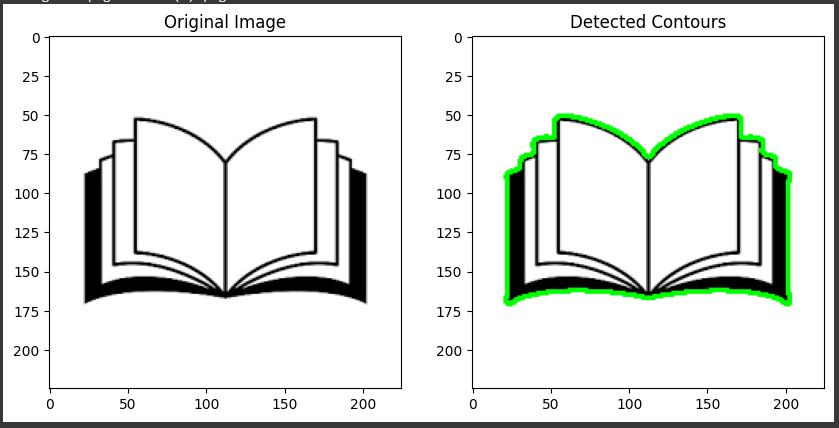
#> input picture Week 11/Deteksi Kontur pada Gambar.png, 839 x 428 px
$ jupyter execute Week_11.ipynb
#> lines starting #> are read from the running program, lines starting #| are printed output that depends on the picture; after the words box and inside, x2 and y2 are one past the last pixel; in counts of white or black regions, pixels touching at a corner belong together
[cell 1]
from google.colab import files
import cv2
import numpy as np
import matplotlib.pyplot as plt
# Unggah gambar
uploaded = files.upload()
#> the answer given: Deteksi Kontur pada Gambar.png
filename = list(uploaded.keys())[0]
#Load gambar
image = cv2.imread(filename, cv2.IMREAD_GRAYSCALE)
#> image: shape (428, 839); min 0, max 255, mean 228
# Deteksi tepi menggunakan Canny
edges = cv2.Canny (image, 50, 150)
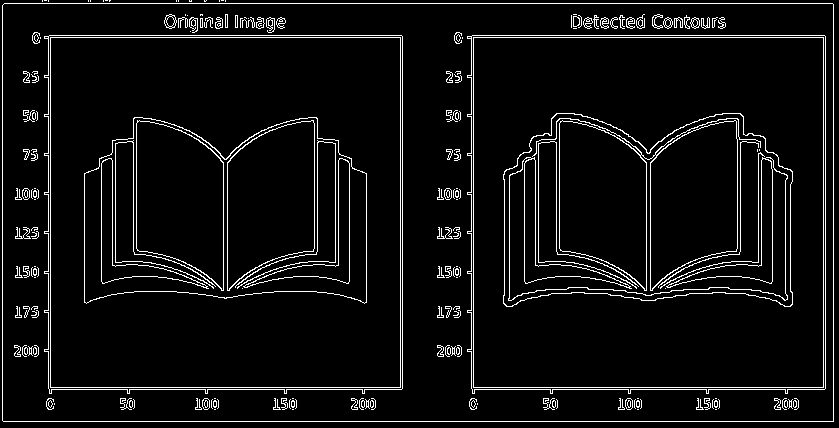
#> edges: shape (428, 839); 5.9% white in thin lines or dots
# Deteksi garis menggunakan Hough Transform
lines = cv2.HoughLines (edges, 1, np.pi/180, 100)
#> lines = 167 rows, first 8: [421, 1.57], [3, 1.57], [37, 1.57], [35, 1.57], [387, 1.57], [389, 1.57], [833, 0], [2, 0]
# Gambar garis pada gambar aslill
output = cv2.cvtColor(image, cv2.COLOR_GRAY2BGR)
if lines is not None:
  for line in lines:
    rho, theta = line[0]
    a, b = np.cos(theta), np.sin(theta)
    x0, y0 = a * rho, b * rho
    x1, y1 = int(x0 + 1000 * (-b)), int(y0 + 1000 * a)
    x2, y2 = int(x0 - 1000 * (-b)), int(y0 - 1000 * a)
    cv2.line (output, (x1, y1), (x2, y2), (0, 255, 0), 2)
#> this loop made 167 passes
#> (rho, theta, a, b, x0, y0, x1, y1) on passes 1 to 3: (421, 1.57, -4.37e-08, 1, -1.84e-05, 421, -1000, 420), (3, 1.57, -4.37e-08, 1, -1.31e-07, 3, -1000, 2), (37, 1.57, -4.37e-08, 1, -1.62e-06, 37, -1000, 36)
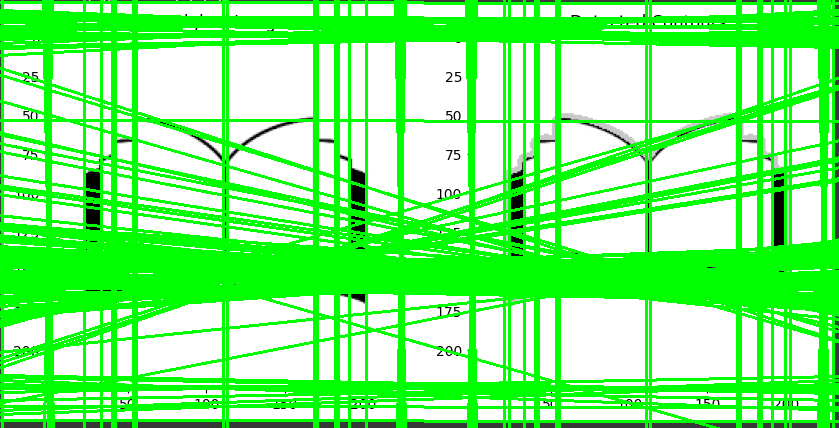
#> output: shape (428, 839, 3); mean B, G, R 129.5, 248.4, 129.5

#Tampilkan hasil
plt.figure(figsize=(10, 5))
plt.subplot(1, 2, 1), plt.imshow(image, cmap='gray'), plt.title("Original Image")
plt.subplot(1, 2, 2), plt.imshow(cv2.cvtColor(output, cv2.COLOR_BGR2RGB)), plt.title("Detected Lines")
plt.show()

[cell 2]
from google.colab import files
import cv2
import matplotlib.pyplot as plt
#Fungsi untuk memeriksa apakah template lebih kecil dari gambar utama
def validate_template_size(main_image, template):
  if template.shape[0] > main_image.shape[0] or template.shape[1] > main_image.shape[1]:
    raise ValueError("Template size must be smaller than the main image size!")

try:
    # Unggah gambar utama
    print("Upload main image:")
    main_image_file = files.upload()
#> the answer given: Deteksi Lingkaran Menggunakan Hough Transform.png
    main_image_filename = list(main_image_file.keys())[0]

    #Unggah template
    print("Upload template image:")
    template_file = files.upload()
#> the answer given: Deteksi Lingkaran Menggunakan Hough Transform.png
    template_filename = list(template_file.keys()) [0]

    #Load gambar utama dan template
    main_image = cv2.imread(main_image_filename) # Gambar berwarna
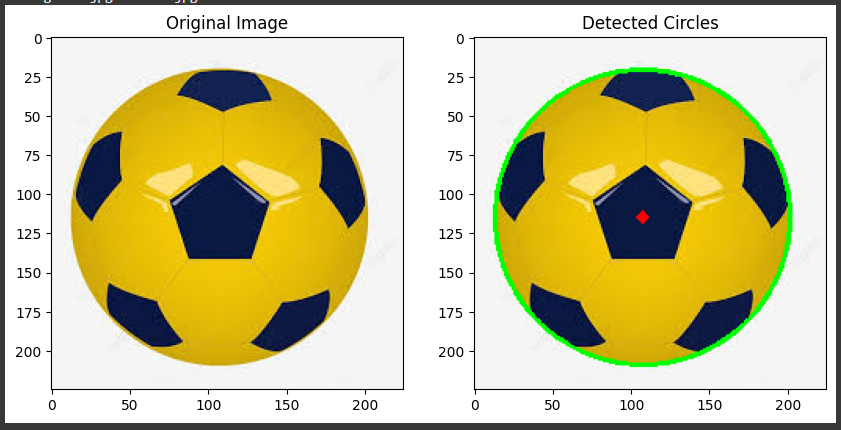
#> input picture Week 11/Deteksi Lingkaran Menggunakan Hough Transform.png, 841 x 430 px
#> main_image is the input picture: shape (430, 841, 3); mean B, G, R 152, 197.5, 203.7
    template = cv2.imread(template_filename, cv2.IMREAD_GRAYSCALE)# Template tetap grayscale
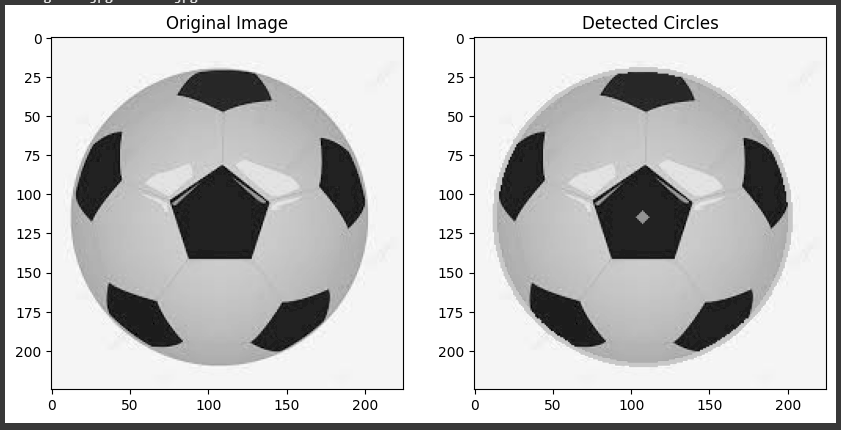
#> template: shape (430, 841); min 0, max 255, mean 198.5

    # Validasi ukuran template
    validate_template_size(main_image, template)
    # Konversi gambar utama ke grayscale untuk template matching
    main_image_gray = cv2.cvtColor(main_image, cv2.COLOR_BGR2GRAY)
    # Lakukan Template Matching
    result = cv2.matchTemplate (main_image_gray, template, cv2.TM_CCOEFF_NORMED)
#> result = [0.996]
    min_val, max_val, min_loc, max_loc= cv2.minMaxLoc(result)
#> min_val = 0.996; max_val = 0.996; min_loc = (0, 0); max_loc = (0, 0)
    # Gambar kotak di sekitar area yang terdeteksi
    h, w = template.shape
#> h = 430; w = 841
    top_left = max_loc
#> top_left = (0, 0)
    bottom_right = (top_left[0] + w, top_left[1] + h)
#> bottom_right = (841, 430)

    #Salin gambar untuk output dan tambahkan kotak dan label
    output = main_image.copy()
    cv2.rectangle(output, top_left, bottom_right, (0, 255, 0), 2) # Kotak hijau
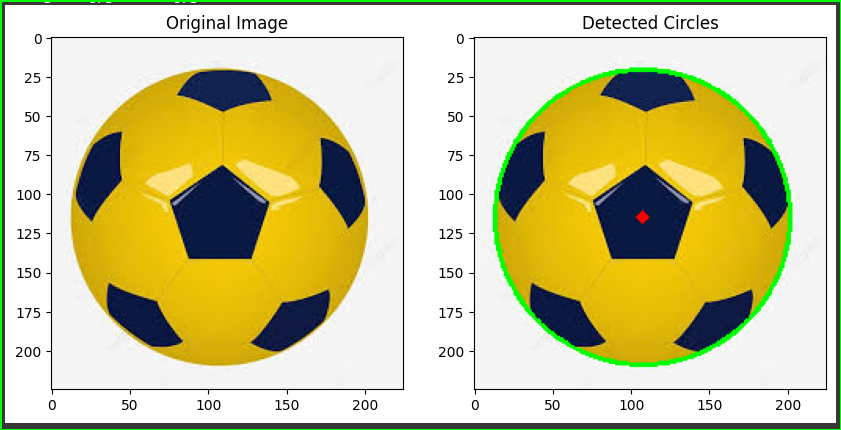
#> output: shape (430, 841, 3); 1.05% of pixels changed, all inside (x1, y1, x2, y2) = (0, 0, 841, 430)
    #Tambahkan kotak label di atas kotak deteksi
    label_top_left = (top_left[0], top_left[1] - 30)
#> label_top_left = (0, -30)
    label_bottom_right = (top_left[0] + 100, top_left[1])
#> label_bottom_right = (100, 0)
    cv2.rectangle(output, label_top_left, label_bottom_right, (0, 255, 0), -1) #Kotak hijau solid untuk label
    cv2.putText(output, "Vas Bunga", (top_left[0] + 5, top_left[1] - 10), cv2. FONT_HERSHEY_SIMPLEX, 0.6, (255, 255, 255), 1) # Teks putih di atas
    #Tampilkan hasil
    plt.figure(figsize=(10, 5))
    plt.subplot(1, 2, 1), plt.imshow(cv2.cvtColor(main_image, cv2.COLOR_BGR2RGB)), plt.title("Main Image")
    plt.subplot(1, 2, 2), plt.imshow(cv2.cvtColor(output, cv2.COLOR_BGR2RGB)), plt.title("Detected Area with Label")
    plt.show()

except ValueError as ve:
      print("Error:", ve)
except Exception as e:
      print("An unexpected error occurred:", e)

[cell 3]
from google.colab import files
import cv2
import matplotlib.pyplot as plt
# Unggah gambar
uploaded = files.upload()
#> the answer given: Deteksi Lingkaran Menggunakan Hough Transform.png
filename = list(uploaded.keys())[0]
#Load gambar
image = cv2.imread(filename)
#Buat Gaussian Pyramid
pyramid = [image]
for i in range(3): # Buat 3 level pyramid
    image = cv2.pyrDown(image)
    pyramid.append(image)
#> after the loop, pyramid = 4 items
# Tampilkan setiap level
plt.figure(figsize=(15,5))
for level, img in enumerate (pyramid):
    plt.subplot(1, len (pyramid), level + 1)
    plt.imshow(cv2.cvtColor(img, cv2.COLOR_BGR2RGB))
    plt.title(f'Level {level}')
    plt.axis('off')
#> this loop made 4 passes
plt.show()
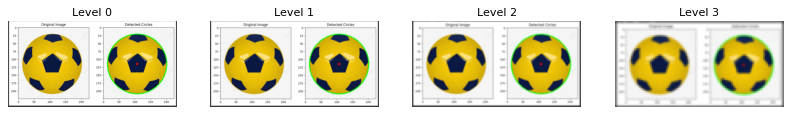
#> figure drawn by matplotlib, 4 panels

[cell 4]
from google.colab import files
import cv2
import numpy as np
import matplotlib.pyplot as plt
# Unggah gambar
uploaded = files.upload()
#> the answer given: Deteksi Lingkaran Menggunakan Hough Transform.png
filename = list (uploaded.keys())[0]
#Load gambar
image = cv2.imread(filename, cv2.IMREAD_COLOR)
gray = cv2.cvtColor(image, cv2.COLOR_BGR2GRAY)
# Deteksi lingkaran menggunakan Hough Transform
circles = cv2.HoughCircles(
    gray,
    cv2.HOUGH_GRADIENT,
    dp=1.2,
    minDist=50,# Pastikan jarak antar lingkaran lebih besar
    param1=100,# Threshold untuk Canny edge detection
    param2=50, # Sensitivitas deteksi (naikkan jika terlalu banyak deteksi)
    minRadius=50,# Ukuran radius minimal bola
    maxRadius=150 # Ukuran radius maksimal bola
)
#> circles = [[219, 217.8, 149.2], [617.4, 162.6, 144], [702.6, 276.6, 125.5], [637.8, 251.4, 116], [690.6, 162.6, 77.72], [581.4, 240.6, 68.36]]
# Gambar lingkaran yang terdeteksi pada gambar asli
output = image.copy()
if circles is not None:
    circles = np.uint16(np.around(circles))
#> circles = [[219, 218, 149], [617, 163, 144], [703, 277, 125], [638, 251, 116], [691, 163, 78], [581, 241, 68]]
    for circle in circles [0, :]:
        center = (circle [0], circle [1]) # Koordinat pusat lingkaran
        radius = circle [2] # Radius lingkaran
        cv2.circle(output, center, radius, (0, 255, 0), 2) # Gambar lingkaran
        cv2.circle(output, center, 2, (0, 0, 255), 3) # Gambar pusat lingkaran
#> this loop made 6 passes
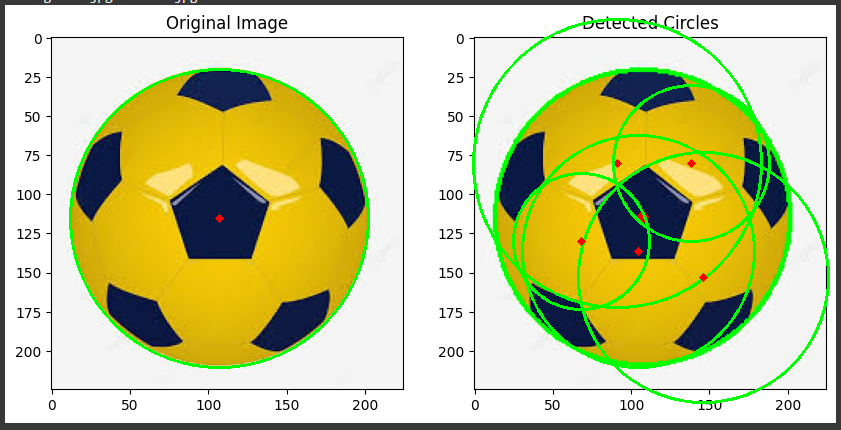
#> output: shape (430, 841, 3); 3.35% of pixels changed, all inside (x1, y1, x2, y2) = (69, 18, 830, 404)
# Tampilkan hasil
plt.figure(figsize=(10, 5))
plt.subplot(1, 2, 1), plt.imshow(cv2.cvtColor(image, cv2.COLOR_BGR2RGB)), plt.title("Original Image")
plt.subplot(1, 2, 2), plt.imshow(cv2.cvtColor(output, cv2.COLOR_BGR2RGB)), plt.title("Detected Circles")
plt.show()

[cell 5]
from google.colab import files
import cv2
import matplotlib.pyplot as plt
import numpy as np
from sklearn.cluster import KMeans
# Unggah gambar
uploaded = files.upload()
#> the answer given: Deteksi Lingkaran Menggunakan Hough Transform.png
filename = list(uploaded.keys()) [0]
#Load gambar
image = cv2.imread(filename)
image = cv2.cvtColor(image, cv2.COLOR_BGR2RGB)# Konversi ke format RGB
#> image: shape (430, 841, 3)
reshaped_image = image.reshape((-1, 3))# Ubah menjadi array 2D (pixel x warna)
#K-Means Clustering untuk menemukan warna dominan
k = 5 #Jumlah cluster warna
kmeans = KMeans (n_clusters=k)
kmeans.fit(reshaped_image)
#Ekstrak warna dominan
dominant_colors = kmeans.cluster_centers_
dominant_colors = np.uint8(dominant_colors)
#Tampilkan warna dominan
plt.figure(figsize=(10,5))
for i, color in enumerate (dominant_colors):
  plt.subplot(1, k, i + 1)
  plt.imshow([[color / 255]]) # Normalisasi ke rentang 0-1 untuk plt
  plt.axis('off')
  plt.title(f"Color {i+1}")
plt.show()

[cell 6]
from google.colab import files
import cv2
import matplotlib.pyplot as plt
# Unggah gambar
uploaded = files.upload()
#> the answer given: Deteksi Lingkaran Menggunakan Hough Transform.png
filename = list (uploaded.keys())[0]
#Load gambar
image = cv2.imread(filename)
gray = cv2.cvtColor(image, cv2.COLOR_BGR2GRAY)
#Gaussian Blur untuk mengurangi noise
blurred = cv2.GaussianBlur (gray, (7,7), 0)
# Adaptive Threshold untuk pencahayaan tidak merata
threshold = cv2.adaptiveThreshold(
    blurred, 255, cv2.ADAPTIVE_THRESH_GAUSSIAN_C, cv2.THRESH_BINARY, 11, 2
)
#> threshold: shape (430, 841); 85.7% white; 308 black regions (204 under 20 px), largest, box (x1, y1, x2, y2) and area: (0, 0, 841, 429) 13311, (46, 36, 405, 395) 4422, (469, 36, 828, 395) 4422
#Deteksi tepi menggunakan Canny
edges = cv2.Canny (threshold, 50, 150)
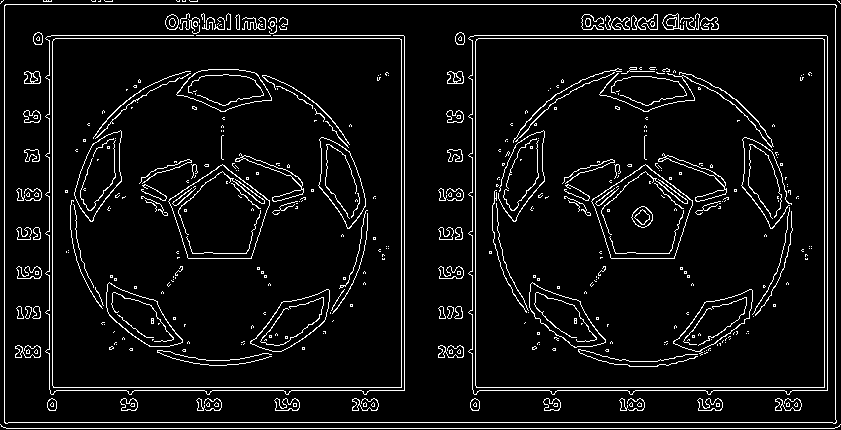
#> edges: shape (430, 841); 6.6% white in thin lines or dots
#Temukan kontur
contours, _ = cv2.findContours (edges, cv2.RETR_EXTERNAL, cv2.CHAIN_APPROX_SIMPLE)
#> contours = 11 contours, 10 with area under 20; largest, box (x1, y1, x2, y2) and area: (4, 4, 837, 424) 347369
#Filter kontur besar berdasarkan area
filtered_contours = [cnt for cnt in contours if cv2.contourArea (cnt) > 500] # Fokus pada objek besar
#> filtered_contours = 1 contour; box (x1, y1, x2, y2) and area: (4, 4, 837, 424) 347369
#Periksa apakah kontur ditemukan
if len(filtered_contours) > 0:
  # Gambar kontur pada gambar asli
  output = image.copy()
  cv2.drawContours (output, filtered_contours, -1, (0, 255, 0), 2)
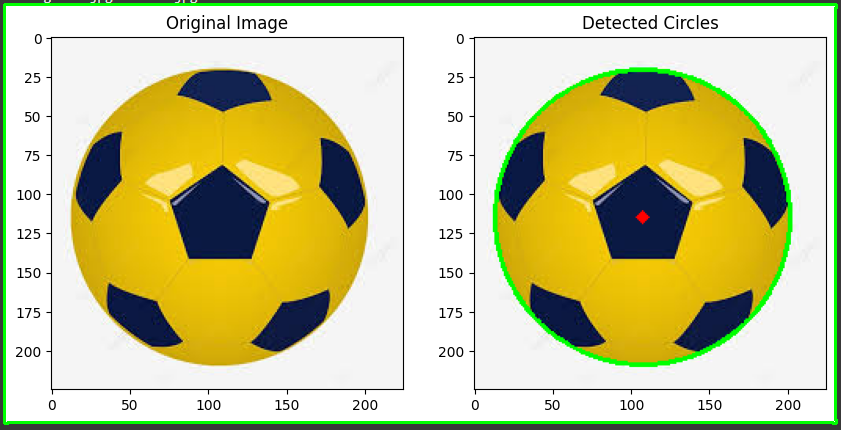
#> output: shape (430, 841, 3); 2.08% of pixels changed, all inside (x1, y1, x2, y2) = (3, 3, 838, 425)
  # Tampilkan hasil
  plt.figure(figsize=(10, 5))
  plt.subplot(1, 2, 1), plt.imshow(cv2.cvtColor(image, cv2.COLOR_BGR2RGB)), plt.title("Original Image")
  plt.subplot(1, 2, 2), plt.imshow(cv2.cvtColor(output, cv2.COLOR_BGR2RGB)), plt.title("Detected Contours")
  plt.show()
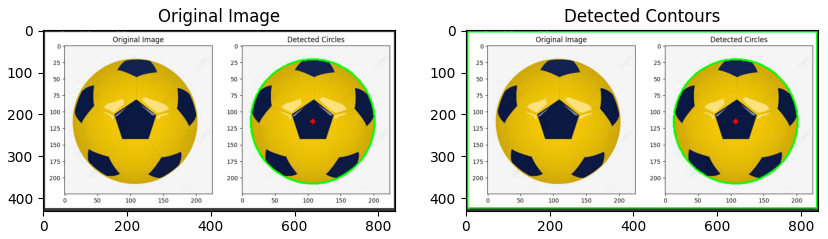
#> figure drawn by matplotlib, 2 panels
else:
  print("No contours detected. Try adjusting the threshold or area filter parameters.")
